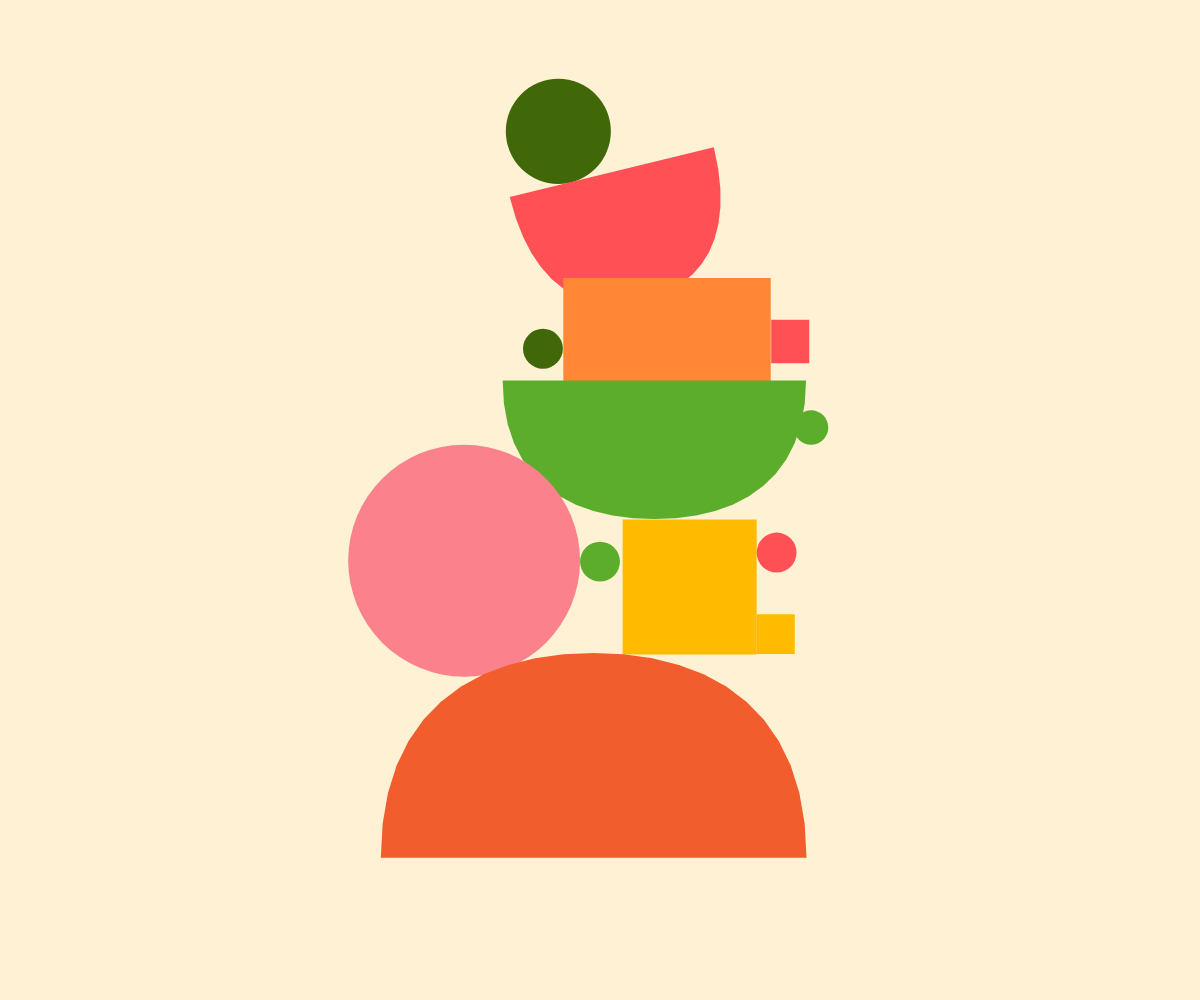
Frame 1 (no input)
Frame 60 (no input): identical to frame 1, image omitted
Frame 120 (the mouse pressed at the canvas centre since frame 60): identical to frame 1, image omitted

The p5.js sketch that drew this single still picture (run headless with seeded random() and noise() and a simulated clock; from frame 60 on, the mouse is pressed at the canvas centre):

// p5.js sketch
// ── sketch.js
// E0. Forme geometriche reattive
//
// Composizione ispirata a esempio.jpeg; il mouse mette in movimento le forme.

const referenceWidth = 736;
const referenceHeight = 1104;
const backgroundColor = "#fff1d3";
const darkGreen = "#416808";
const coral = "#ff5055";
const orange = "#ff8735";
const green = "#5dad2c";
const pink = "#fb818d";
const yellow = "#ffbb00";
const deepOrange = "#f15d2c";
const gravity = 0.22;
const bounceStrength = 0.58;
const shapeBounceStrength = 0.22;
const shapeBounceTransfer = 0.12;
const mouseInfluenceRadius = 115;
const mousePushStrength = 4;
const mouseSwipeStrength = 0.035;
const maximumSpeed = 12;
const maximumRotationSpeed = 0.035;
const interactionDelay = 500;

let shapes = [];
let layoutScale = 1;
let layoutOffsetX = 0;
let layoutOffsetY = 0;
let previousMouseX;
let previousMouseY;
let pointerInitialized = false;
let interactionStartsAt;

function setup() {
  createCanvas(windowWidth, windowHeight);
  rectMode(CENTER);
  interactionStartsAt = millis() + interactionDelay;
  createComposition();
  updateLayout();
}

function createComposition() {
  shapes = [
    createShape("circle", 322, 145, 58, darkGreen),
    createShape("semicircle", 381, 190, 232, coral, -0.24, 232, 146),
    createShape("rectangle", 442, 364, 229, orange, 0, 229, 114),
    createShape("semicircle", 428, 420, 335, green, 0, 335, 153),
    createShape("circle", 218, 619, 128, pink),
    createShape("rectangle", 467, 648, 148, yellow, 0, 148, 149),
    createShape("semicircle", 361, 947, 470, deepOrange, PI, 470, 226),
    createShape("circle", 305, 385, 22, darkGreen),
    createShape("rectangle", 578, 377, 42, coral, 0, 42, 48),
    createShape("circle", 368, 620, 22, green),
    createShape("circle", 563, 610, 22, coral),
    createShape("rectangle", 562, 700, 42, yellow, 0, 42, 44),
    createShape("circle", 601, 472, 19, green)
  ];
}

function createShape(type, x, y, radius, color, rotation = 0, shapeWidth, shapeHeight) {
  return {
    type,
    x,
    y,
    radius,
    color,
    rotation,
    shapeWidth,
    shapeHeight,
    velocityX: 0,
    velocityY: 0,
    rotationSpeed: 0,
    isFalling: false,
    previousY: y,
    previousRotation: rotation
  };
}

function updateLayout() {
  layoutScale = min(width / referenceWidth, height / referenceHeight);
  layoutOffsetX = (width - referenceWidth * layoutScale) / 2;
  layoutOffsetY = (height - referenceHeight * layoutScale) / 2;
}

function draw() {
  background(backgroundColor);
  const frameStep = min(deltaTime / (1000 / 60), 2);

  push();
  translate(layoutOffsetX, layoutOffsetY);
  scale(layoutScale);

  for (const shape of shapes) {
    updateShape(shape, frameStep);
  }

  resolveShapeCollisions();

  for (const shape of shapes) {
    drawShape(shape);
  }

  pop();
}

function updateShape(shape, frameStep) {
  if (!shape.isFalling) return;

  shape.previousY = shape.y;
  shape.previousRotation = shape.rotation;
  shape.velocityY += gravity * frameStep;
  shape.x += shape.velocityX * frameStep;
  shape.y += shape.velocityY * frameStep;
  shape.rotation += shape.rotationSpeed * frameStep;
  shape.velocityX *= 0.998;
  shape.rotationSpeed *= 0.999;

  const bounds = getShapeBounds(shape);

  if (shape.x - bounds.left < 0) {
    shape.x = bounds.left;
    shape.velocityX = abs(shape.velocityX) * bounceStrength;
  } else if (shape.x + bounds.right > referenceWidth) {
    shape.x = referenceWidth - bounds.right;
    shape.velocityX = -abs(shape.velocityX) * bounceStrength;
  }

  if (shape.y - bounds.top < 0) {
    shape.y = bounds.top;
    shape.velocityY = abs(shape.velocityY) * bounceStrength;
  }

  if (shape.y + bounds.bottom > referenceHeight) {
    shape.y = referenceHeight - bounds.bottom;
    shape.velocityY = -abs(shape.velocityY) * bounceStrength;
    shape.velocityX *= 0.92 ** frameStep;
    shape.rotationSpeed *= 0.88 ** frameStep;
  }

  if (
    abs(shape.velocityY) < 0.08
    && shape.y + bounds.bottom >= referenceHeight - 1
  ) {
    shape.velocityY = 0;
  }
}

function resolveShapeCollisions() {
  for (let firstIndex = 0; firstIndex < shapes.length; firstIndex += 1) {
    for (let secondIndex = firstIndex + 1; secondIndex < shapes.length; secondIndex += 1) {
      const firstShape = shapes[firstIndex];
      const secondShape = shapes[secondIndex];
      const firstIsAbove = firstShape.previousY <= secondShape.previousY;
      const upperShape = firstIsAbove ? firstShape : secondShape;
      const lowerShape = firstIsAbove ? secondShape : firstShape;

      if (!upperShape.isFalling || upperShape.velocityY <= lowerShape.velocityY) {
        continue;
      }

      const upperPreviousBounds = getShapeBoundsAt(
        upperShape,
        upperShape.previousRotation
      );
      const lowerPreviousBounds = getShapeBoundsAt(
        lowerShape,
        lowerShape.previousRotation
      );
      const upperBounds = getShapeBounds(upperShape);
      const lowerBounds = getShapeBounds(lowerShape);
      const horizontalOverlap = (
        upperShape.x + upperBounds.right > lowerShape.x - lowerBounds.left
        && upperShape.x - upperBounds.left < lowerShape.x + lowerBounds.right
      );
      const wasAbove = (
        upperShape.previousY + upperPreviousBounds.bottom
        <= lowerShape.previousY - lowerPreviousBounds.top + 2
      );
      const reachedSurface = (
        upperShape.y + upperBounds.bottom
        >= lowerShape.y - lowerBounds.top
      );

      if (!horizontalOverlap || !wasAbove || !reachedSurface) continue;

      const impactSpeed = upperShape.velocityY - lowerShape.velocityY;
      upperShape.y = lowerShape.y - lowerBounds.top - upperBounds.bottom;
      upperShape.velocityY = lowerShape.velocityY - impactSpeed * shapeBounceStrength;
      lowerShape.velocityY += impactSpeed * shapeBounceTransfer;
      lowerShape.isFalling = true;
    }
  }
}

function getShapeBounds(shape) {
  return getShapeBoundsAt(shape, shape.rotation);
}

function getShapeBoundsAt(shape, rotation) {
  if (shape.type === "circle") {
    return {
      left: shape.radius,
      right: shape.radius,
      top: shape.radius,
      bottom: shape.radius
    };
  }

  const halfWidth = shape.shapeWidth / 2;
  const cosine = cos(rotation);
  const sine = sin(rotation);

  if (shape.type === "rectangle") {
    const halfHeight = shape.shapeHeight / 2;
    const horizontalExtent = abs(cosine) * halfWidth + abs(sine) * halfHeight;
    const verticalExtent = abs(sine) * halfWidth + abs(cosine) * halfHeight;

    return {
      left: horizontalExtent,
      right: horizontalExtent,
      top: verticalExtent,
      bottom: verticalExtent
    };
  }

  const horizontalExtent = abs(cosine) * halfWidth
    + abs(sine) * shape.shapeHeight;
  const verticalExtent = abs(sine) * halfWidth;

  return {
    left: horizontalExtent,
    right: horizontalExtent,
    top: verticalExtent + max(0, -cosine * shape.shapeHeight),
    bottom: verticalExtent + max(0, cosine * shape.shapeHeight)
  };
}

function drawShape(shape) {
  push();
  translate(shape.x, shape.y);
  rotate(shape.rotation);
  noStroke();
  fill(shape.color);

  if (shape.type === "circle") {
    circle(0, 0, shape.radius * 2);
  } else if (shape.type === "rectangle") {
    rect(0, 0, shape.shapeWidth, shape.shapeHeight);
  } else {
    drawSemicircle(shape.shapeWidth, shape.shapeHeight);
  }

  pop();
}

function drawSemicircle(shapeWidth, shapeHeight) {
  const halfWidth = shapeWidth / 2;
  beginShape();
  vertex(-halfWidth, 0);
  vertex(halfWidth, 0);

  for (let step = 1; step <= 12; step += 1) {
    const progress = step / 12;
    vertex(
      cubicBezier(halfWidth, halfWidth, halfWidth * 0.58, 0, progress),
      cubicBezier(0, shapeHeight * 0.7, shapeHeight, shapeHeight, progress)
    );
  }

  for (let step = 1; step <= 12; step += 1) {
    const progress = step / 12;
    vertex(
      cubicBezier(0, -halfWidth * 0.58, -halfWidth, -halfWidth, progress),
      cubicBezier(shapeHeight, shapeHeight, shapeHeight * 0.7, 0, progress)
    );
  }

  endShape(CLOSE);
}

function cubicBezier(start, firstControl, secondControl, end, progress) {
  const inverseProgress = 1 - progress;

  return (
    inverseProgress ** 3 * start
    + 3 * inverseProgress ** 2 * progress * firstControl
    + 3 * inverseProgress * progress ** 2 * secondControl
    + progress ** 3 * end
  );
}

function mouseMoved() {
  pushNearbyShapes();
}

function mouseDragged() {
  pushNearbyShapes();
}

function pushNearbyShapes() {
  const pointerX = (mouseX - layoutOffsetX) / layoutScale;
  const pointerY = (mouseY - layoutOffsetY) / layoutScale;

  if (millis() < interactionStartsAt) return;

  if (!pointerInitialized) {
    previousMouseX = pointerX;
    previousMouseY = pointerY;
    pointerInitialized = true;
    return;
  }

  const swipeX = pointerX - previousMouseX;
  const swipeY = pointerY - previousMouseY;
  previousMouseX = pointerX;
  previousMouseY = pointerY;

  for (const shape of shapes) {
    const offsetX = shape.x - pointerX;
    const offsetY = shape.y - pointerY;
    const distance = Math.hypot(offsetX, offsetY);
    const distanceFromEdge = max(0, distance - shape.radius * 0.55);
    if (distanceFromEdge >= mouseInfluenceRadius) continue;

    const influence = 1 - distanceFromEdge / mouseInfluenceRadius;
    const directionX = distance > 0 ? offsetX / distance : 0;
    const directionY = distance > 0 ? offsetY / distance : -1;
    const pushX = directionX * mousePushStrength * influence;
    const pushY = directionY * mousePushStrength * influence;
    const swipeForceX = swipeX * mouseSwipeStrength * influence;
    const swipeForceY = swipeY * mouseSwipeStrength * influence;

    shape.isFalling = true;
    shape.velocityX = constrain(
      shape.velocityX + pushX + swipeForceX,
      -maximumSpeed,
      maximumSpeed
    );
    shape.velocityY = constrain(
      shape.velocityY + pushY + swipeForceY,
      -maximumSpeed,
      maximumSpeed
    );
    shape.rotationSpeed = constrain(shape.rotationSpeed + (
      offsetX * (pushY + swipeForceY)
      - offsetY * (pushX + swipeForceX)
    ) * 0.000004, -maximumRotationSpeed, maximumRotationSpeed);
  }
}

function windowResized() {
  resizeCanvas(windowWidth, windowHeight);
  updateLayout();
}
